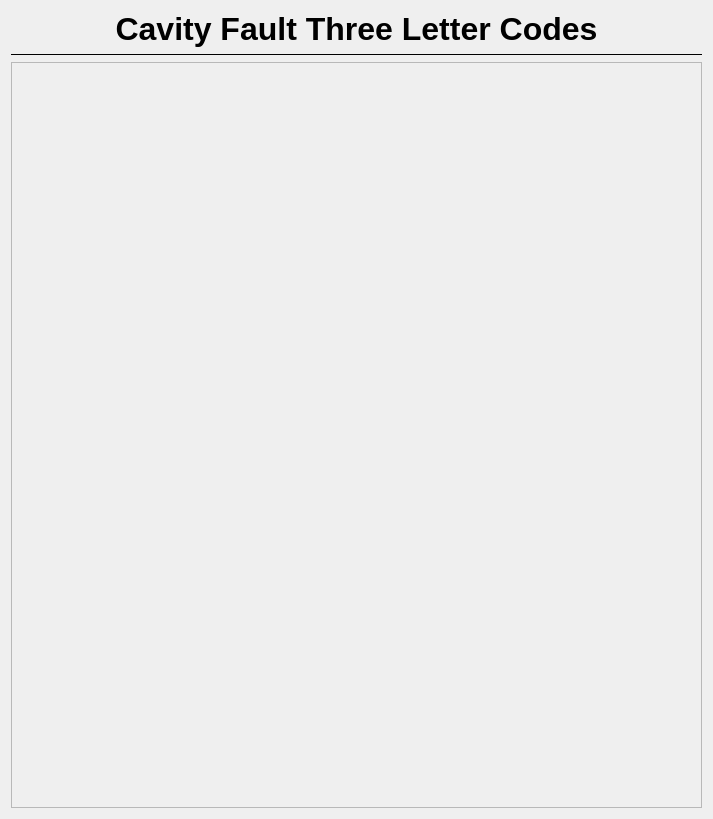
<?xml version="1.0" encoding="UTF-8"?>
<ui version="4.0">
 <class>Form</class>
 <widget class="QWidget" name="Form">
  <property name="geometry">
   <rect>
    <x>0</x>
    <y>0</y>
    <width>713</width>
    <height>819</height>
   </rect>
  </property>
  <property name="windowTitle">
   <string>Cavity Fault Three Letter Codes</string>
  </property>
  <property name="styleSheet">
   <string notr="true"/>
  </property>
  <layout class="QVBoxLayout" name="verticalLayout_2">
   <item>
    <widget class="QLabel" name="tlc_header">
     <property name="font">
      <font>
       <pointsize>24</pointsize>
       <weight>75</weight>
       <bold>true</bold>
      </font>
     </property>
     <property name="text">
      <string>Cavity Fault Three Letter Codes</string>
     </property>
     <property name="alignment">
      <set>Qt::AlignCenter</set>
     </property>
    </widget>
   </item>
   <item>
    <widget class="Line" name="line">
     <property name="frameShadow">
      <enum>QFrame::Plain</enum>
     </property>
     <property name="orientation">
      <enum>Qt::Horizontal</enum>
     </property>
    </widget>
   </item>
   <item>
    <widget class="QScrollArea" name="scrollArea">
     <property name="widgetResizable">
      <bool>true</bool>
     </property>
     <widget class="QWidget" name="scrollAreaWidgetContents">
      <property name="geometry">
       <rect>
        <x>0</x>
        <y>0</y>
        <width>687</width>
        <height>739</height>
       </rect>
      </property>
      <layout class="QVBoxLayout" name="verticalLayout">
       <item>
        <layout class="QVBoxLayout" name="tlc_layout"/>
       </item>
      </layout>
     </widget>
    </widget>
   </item>
  </layout>
 </widget>
 <resources/>
 <connections/>
</ui>
